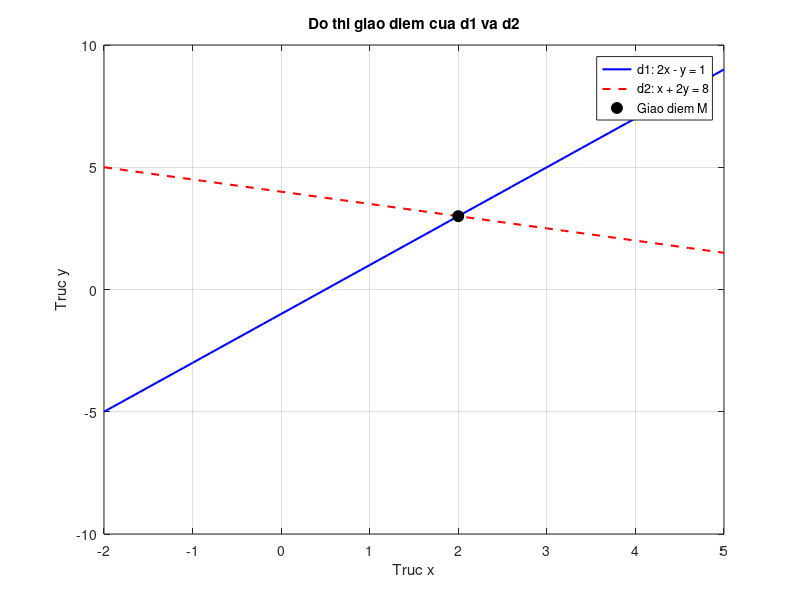

Recreate this plot in MATLAB.
% Bai 1a
A = randi([1, 10], 4, 4);
trace_A = 0;
for i = 1:4
    for j = 1:4
        if i == j
            trace_A = trace_A + A(i,j);
        end
    end
end
disp('Trace cua ma tran A la:');
disp(trace_A);

% Bai 1b
A_1b = [0.5 0.2; 0.1 0.8];
k = 1;
A_k = A_1b;
while A_k(1,1) >= 0.1
    k = k + 1;
    A_k = A_1b^k;
end
disp('Gia tri k nho nhat la:');
disp(k);

% Bai 2a
% He phuong trinh:
% 2x - y = 1
% x + 2y = 8
A_2 = [2 -1; 1 2];
B_2 = [1; 8];
X = A_2 \ B_2; 
x_giao = X(1);
y_giao = X(2);
disp('Giao diem M co toa do:');
disp([x_giao, y_giao]);

% Bai 2b
x_val = -2:0.1:5;
% Rut y theo x tu phuong trinh
y1 = 2*x_val - 1;
y2 = (8 - x_val)/2;

figure;
plot(x_val, y1, 'b-', 'LineWidth', 1.5); % d1 la duong lien xanh
hold on;
plot(x_val, y2, 'r--', 'LineWidth', 1.5); % d2 la duong net dut do
plot(x_giao, y_giao, 'ko', 'MarkerFaceColor', 'k', 'MarkerSize', 8); % Giao diem M cham tron den

xlabel('Truc x');
ylabel('Truc y');
title('Do thi giao diem cua d1 va d2');
legend('d1: 2x - y = 1', 'd2: x + 2y = 8', 'Giao diem M');
grid on;
hold off;
